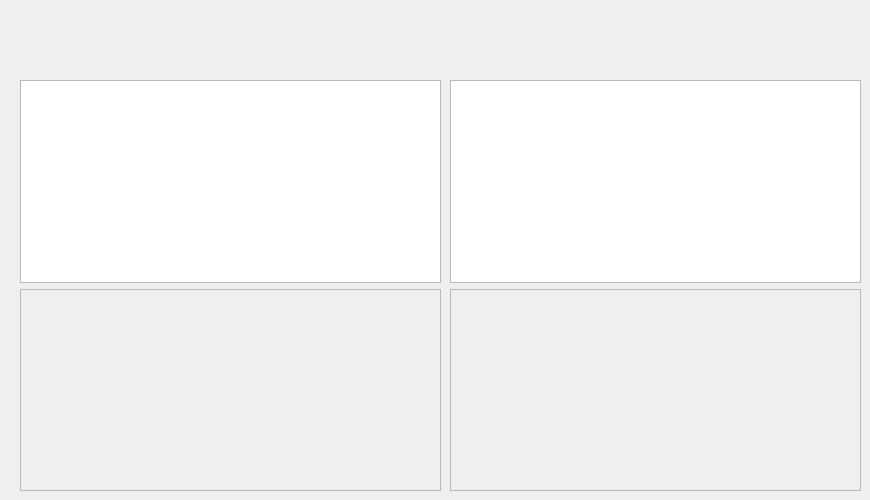
   <widget class="QWidget" name="viewsTab">
    <attribute name="title">
     <string>Views</string>
    </attribute>
    <widget class="QWidget" name="">
     <property name="geometry">
      <rect>
       <x>20</x>
       <y>80</y>
       <width>421</width>
       <height>411</height>
      </rect>
     </property>
     <layout class="QVBoxLayout" name="verticalLayout_3">
      <item>
       <widget class="QTableView" name="tableView1">
        <attribute name="horizontalHeaderStretchLastSection">
         <bool>true</bool>
        </attribute>
        <attribute name="verticalHeaderVisible">
         <bool>false</bool>
        </attribute>
       </widget>
      </item>
      <item>
       <widget class="QTableView" name="tableView2">
        <property name="enabled">
         <bool>false</bool>
        </property>
        <attribute name="horizontalHeaderStretchLastSection">
         <bool>true</bool>
        </attribute>
        <attribute name="verticalHeaderVisible">
         <bool>false</bool>
        </attribute>
       </widget>
      </item>
     </layout>
    </widget>
    <widget class="QWidget" name="">
     <property name="geometry">
      <rect>
       <x>450</x>
       <y>80</y>
       <width>411</width>
       <height>411</height>
      </rect>
     </property>
     <layout class="QVBoxLayout" name="verticalLayout_4">
      <item>
       <widget class="QListView" name="listView1"/>
      </item>
      <item>
       <widget class="QListView" name="listView2">
        <property name="enabled">
         <bool>false</bool>
        </property>
       </widget>
      </item>
     </layout>
    </widget>
   </widget>
